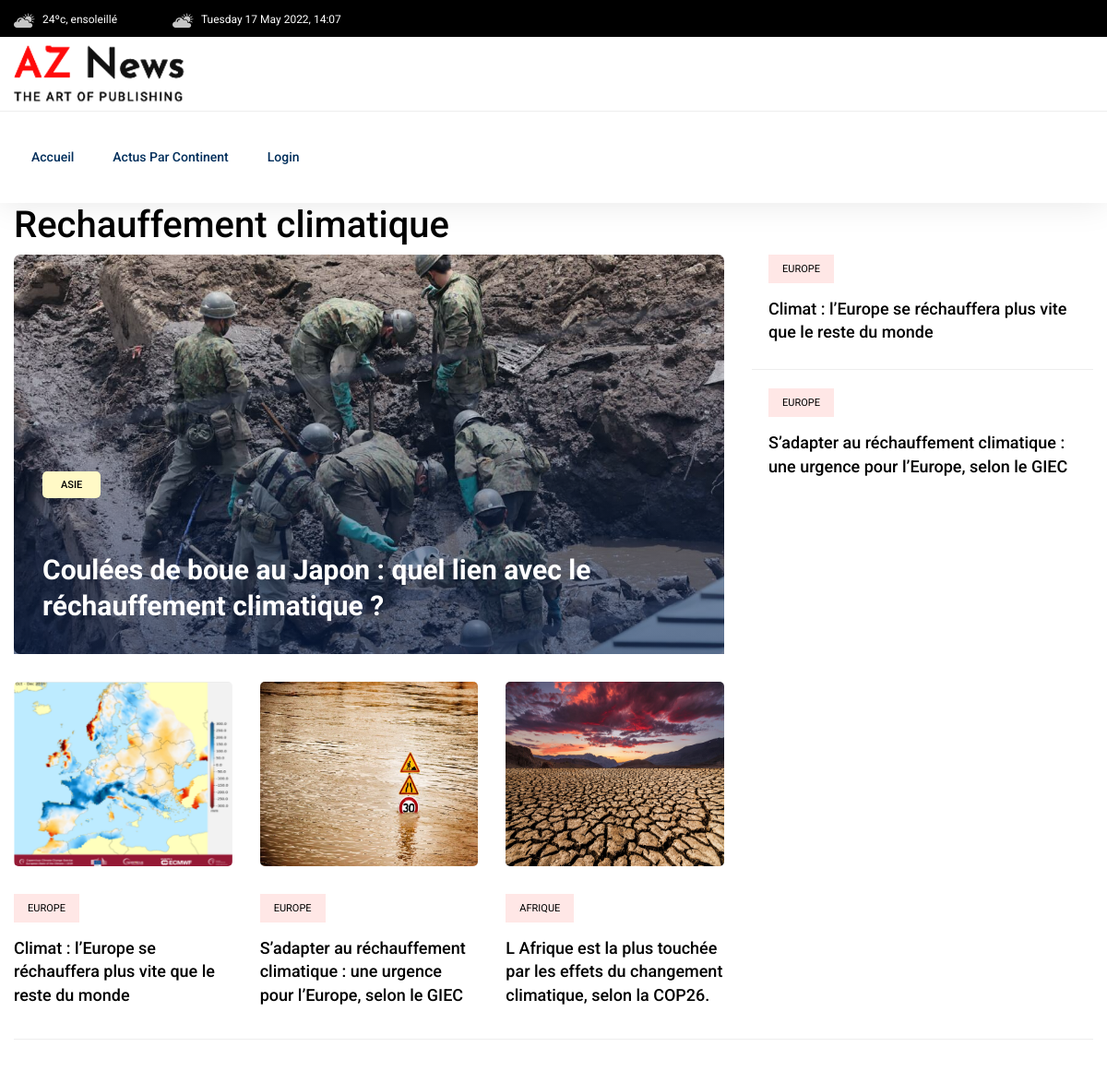
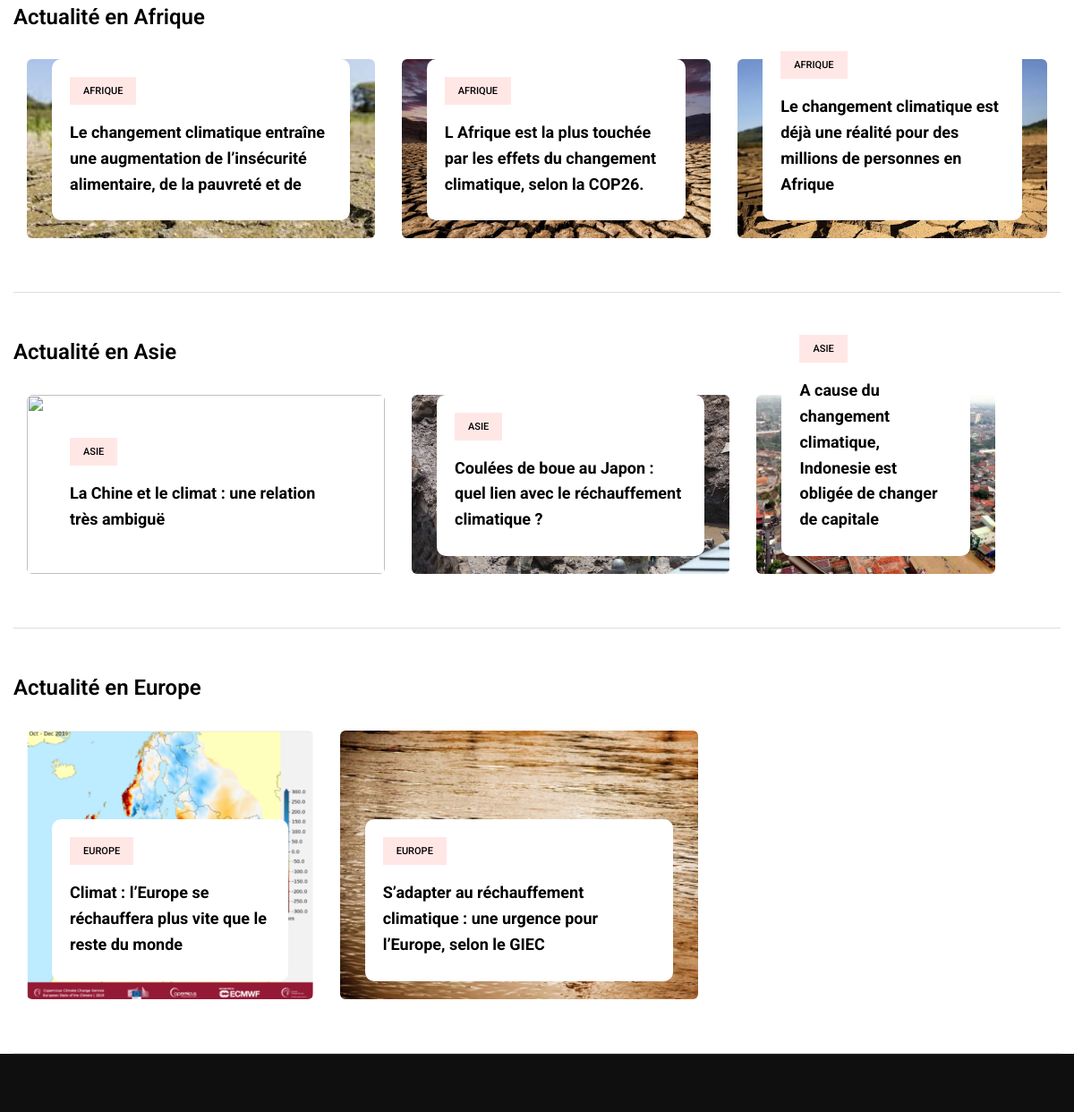
/pages/actualite, run on the app's committed database (2 pictures, top to bottom).
### tables this page shows
CREATE TABLE articles(
	id int primary key auto_increment,
	titre varchar(100),
	contenu varchar(1000),
	continent varchar(100),
	date date,
	image varchar(50)
);

### incs/function.php (called while the page is built, shortened)
<?php
	function get_latest_article(){
		$dbh = dbconnect();
		$articles = array();
		$sql = "SELECT * FROM articles group by date asc limit 1";
		$resultats = $dbh->query($sql);
		$resultats->setFetchMode(PDO::FETCH_OBJ);
		while($row = $resultats->fetch()){
			$articles[]=new Article($row->id,$row->titre,$row->contenu,$row->continent,$row->date,$row->image);
		}
		return $articles;
	}
	function get_recent_articles(){
		$dbh = dbconnect();
		$articles = array();
		$sql = "SELECT * FROM articles group by date asc limit 2,3";
		$resultats = $dbh->query($sql);
		$resultats->setFetchMode(PDO::FETCH_OBJ);
		while($row = $resultats->fetch()){
			$articles[]=new Article($row->id,$row->titre,$row->contenu,$row->continent,$row->date,$row->image);
		}
		return $articles;
	}
	function get_africa_articles(){
		$dbh = dbconnect();
		$articles = array();
		$sql = "SELECT * FROM articles where continent = 'Afrique'";
		$resultats = $dbh->query($sql);
		$resultats->setFetchMode(PDO::FETCH_OBJ);
		while($row = $resultats->fetch()){
			$articles[]=new Article($row->id,$row->titre,$row->contenu,$row->continent,$row->date,$row->image);
		}
		return $articles;
	}
	function get_asia_articles(){
		$dbh = dbconnect();
		$articles = array();
		$sql = "SELECT * FROM articles where continent = 'Asie'";
		$resultats = $dbh->query($sql);
		$resultats->setFetchMode(PDO::FETCH_OBJ);
		while($row = $resultats->fetch()){
			$articles[]=new Article($row->id,$row->titre,$row->contenu,$row->continent,$row->date,$row->image);
		}
		return $articles;
	}
	function get_europe_articles(){
		$dbh = dbconnect();
		$articles = array();
		$sql = "SELECT * FROM articles where continent = 'Europe'";
		$resultats = $dbh->query($sql);
		$resultats->setFetchMode(PDO::FETCH_OBJ);
		while($row = $resultats->fetch()){
			$articles[]=new Article($row->id,$row->titre,$row->contenu,$row->continent,$row->date,$row->image);
		}
		return $articles;
	}
?>

### classes/Article.class.php (called while the page is built, shortened)
<?php
	class Article{
		public function setId($id){
			$this->_id=$id;
		}
		public function setTitre($titre){
			$this->_titre = $titre;
		}
		public function setContinent($continent){
			$this->_continent=$continent;
		}
		public function setImage($image){
			$this->_image=$image;
		}
	}
?>

### pages/index.php (the view, shortened to what this page needs)
<?php
require_once('../incs/function.php');
$latest_article = get_latest_article();
$recent_article = get_recent_articles();
$africa_article = get_africa_articles();
$europe_article = get_europe_articles();
$asia_article = get_asia_articles();
?>
<!doctype html>
<html class="no-js" lang="zxx">
    <head>
            <link rel="stylesheet" href="assets/css/bootstrap.min.css">
            <link rel="stylesheet" href="assets/css/style.css">
   </head>
   <body>
    <header>
       <div class="header-area">
            <div class="main-header ">
                <div class="header-top black-bg d-none d-md-block">
                   <div class="container">
                       <div class="col-xl-12">
                            <div class="row d-flex justify-content-between align-items-center">
                                <div class="header-info-left">
                                    <ul>
                                        <li><img src="assets/img/icon/header_icon1.png" alt="">24ºc, ensoleillé </li>
                                        <li><img src="assets/img/icon/header_icon1.png" alt=""><?php echo utf8_encode(strftime('%A %d %B %Y, %H:%M')); ?>                                                                                       </li>
                                    </ul>
                                </div>
                            </div>
                       </div>
                   </div>
                </div>
                <div class="header-mid d-none d-md-block">
                   <div class="container">
                        <div class="row d-flex align-items-center">
                            <div class="col-xl-3 col-lg-3 col-md-3">
                                <div class="logo">
                                    <a href="index.html"><img src="assets/img/logo/logo.png" alt=""></a>
                                </div>
                            </div>
                            <div class="col-xl-9 col-lg-9 col-md-9">
                            </div>
                        </div>
                   </div>
                </div>
               <div class="header-bottom header-sticky">
                    <div class="container">
                        <div class="row align-items-center">
                            <div class="col-xl-10 col-lg-10 col-md-12 header-flex">
                                <div class="main-menu d-none d-md-block ">
                                    <nav>
                                        <ul id="navigation">
                                            <li><a href="index.html">Accueil</a></li>
                                            <li><a href="#">Actus par continent</a>
                                            </li>
                                            <li><a href="connection">Login</li>
                                        </ul>
                                    </nav>
                                </div>
                            </div>
                        </div>
                    </div>
               </div>
            </div>
       </div>
    </header>
    <main>
    <div class="trending-area fix">
        <div class="container">
            <div class="trending-main">
                <h1>Rechauffement climatique</h1>
                <div class="row">
                    <div class="col-lg-8">
                        <div class="trending-top mb-30">
                            <div class="trend-top-img">
                                <img src="assets/img/<?php echo $latest_article[0]->_image?>" alt="">
                                <div class="trend-top-cap">
                                    <span><?php echo $latest_article[0]->_continent?></span>
                                    <h2><a href="actualite/<?php echo $latest_article[0]->_id ?>"><br> <?php echo $latest_article[0]->_titre ?></a></h2>
                                </div>
                            </div>
                        </div>
                        <div class="trending-bottom">
                            <div class="row">
                                <?php for ($i=0;$i<count($recent_article);$i++){?>
                                <div class="col-lg-4">
                                <div class="single-bottom mb-35">
                                    <div class="trend-bottom-img mb-30">
                                        <img src="assets/img/<?php echo $recent_article[$i]->_image?>" width=400 height=200 alt="">
                                    </div>
                                    <div class="trend-bottom-cap">
                                        <span class="color1"><?php echo $recent_article[$i]->_continent ?></span>
                                        <h4><a href="actualite/<?php echo $recent_article[$i]->_id ?>"><?php echo $recent_article[$i]->_titre?></a></h4>
                                    </div>
                                </div>
                                </div>
                                <?php } ?>
                            </div>
                        </div>
                    </div>
                    <div class="col-lg-4">
                    <?php for ($i=0;$i<count($europe_article);$i++){ ?>
                        <div class="trand-right-single d-flex">
                            <div class="trand-right-cap">
                                <span class="color1"><?php echo $europe_article[$i]->_continent?></span>
                                <h4><a href="actualite/<?php echo $europe_article[$i]->_id ?>"><?php echo $europe_article[$i]->_titre?></a></h4>
                            </div>
                        </div>
                    <?php } ?>
                    </div>
                </div>
            </div>
        </div>
    </div>
    <div class="weekly-news-area pt-50">
        <div class="container">
           <div class="weekly-wrapper">
                <div class="row">
                    <div class="col-lg-12">
                        <div class="section-tittle mb-30">
                            <h3>Actualité en Afrique</h3>
                        </div>
                    </div>
                </div>
                <div class="row">
                    <div class="col-12">
                        <div class="weekly-news-active dot-style d-flex dot-style">
                            <?php for ($i=0;$i<count($africa_article);$i++){?>
                            <div class="weekly-single active">
                                <div class="weekly-img">
                                </div>
                                <div class="weekly-caption">
                                    <span class="color1"><?php echo $africa_article[$i]->_continent ?></span>
                                    <h4><a href="actualite/<?php echo $africa_article[$i]->_id ?>"><?php echo $africa_article[$i]->_titre ?></a></h4>
                                </div>
                            </div>
                            <?php }?>
                        </div>
                    </div>
                </div>
           </div>
        </div>
    </div>
    <div class="weekly-news-area pt-50">
        <div class="container">
           <div class="weekly-wrapper">
                <div class="row">
                    <div class="col-lg-12">
                        <div class="section-tittle mb-30">
                            <h3>Actualité en Asie</h3>
                        </div>
                    </div>
                </div>
                <div class="row">
                    <div class="col-12">
                        <div class="weekly-news-active dot-style d-flex dot-style">
                            <?php for ($i=0;$i<count($asia_article);$i++){?>
                            <div class="weekly-single active">
                                <div class="weekly-img">
                                </div>
                                <div class="weekly-caption">
                                    <span class="color1"><?php echo $asia_article[$i]->_continent ?></span>
                                    <h4><a href="actualite/<?php echo $asia_article[$i]->_id ?>"><?php echo $asia_article[$i]->_titre ?></a></h4>
                                </div>
                            </div>
                            <?php }?>
                        </div>
                    </div>
                </div>
           </div>
        </div>
    </div>
    <div class="weekly-news-area pt-50">
        <div class="container">
           <div class="weekly-wrapper">
                <div class="row">
                    <div class="col-lg-12">
                        <div class="section-tittle mb-30">
                            <h3>Actualité en Europe</h3>
                        </div>
                    </div>
                </div>
                <div class="row">
                    <div class="col-12">
                        <div class="weekly-news-active dot-style d-flex dot-style">
                            <?php for ($i=0;$i<count($europe_article);$i++){?>
                            <div class="weekly-single active">
                                <div class="weekly-img">
                                </div>
                                <div class="weekly-caption">
                                    <span class="color1"><?php echo $europe_article[$i]->_continent ?></span>
                                    <h4><a href="actualite/<?php echo $europe_article[$i]->_id ?>"><?php echo $europe_article[$i]->_titre ?></a></h4>
                                </div>
                            </div>
                            <?php } ?>
                        </div>
                    </div>
                </div>
           </div>
        </div>
    </div>
    </main>
   <footer>
       <div class="footer-bottom-area">
           <div class="container">
               <div class="footer-border">
                    <div class="row d-flex align-items-center justify-content-between">
                        <div class="col-lg-6">
                        </div>
                        <div class="col-lg-6">
                        </div>
                    </div>
               </div>
           </div>
       </div>
   </footer>
    </body>
</html>

### data on the page
articles: image (picture), continent "ASIE", titre "Coulées de boue au Japon : quel lien avec le réchauffement climatique ?"
articles: image (picture), continent "EUROPE", titre "Climat : l’Europe se réchauffera plus vite que le reste du monde"
articles: image (picture), continent "EUROPE", titre "S’adapter au réchauffement climatique : une urgence pour l’Europe, selon le GIEC"
articles: image (picture), continent "AFRIQUE", titre "L Afrique est la plus touchée par les effets du changement climatique, selon la COP26."
articles: continent "AFRIQUE", titre "Le changement climatique entraîne une augmentation de l’insécurité alimentaire, de la pauvreté et de"
articles: continent "AFRIQUE", titre "Le changement climatique est déjà une réalité pour des millions de personnes en Afrique"
articles: continent "ASIE", titre "La Chine et le climat : une relation très ambiguë"
articles: continent "ASIE", titre "A cause du changement climatique, Indonesie est obligée de changer de capitale"

### other printed values
utf8_encode(strftime('%A %d %B %Y, %H:%M')) "Tuesday 17 May 2022, 14:07"
